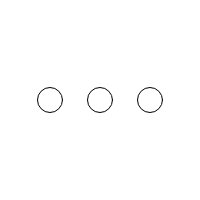
Frame 1 (no input)
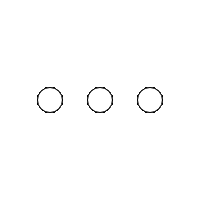
Frame 60 (no input)
Frame 120 (the mouse pressed at the canvas centre since frame 60): identical to frame 60, image omitted

The p5.js sketch that drew these frames (run headless with seeded random() and noise() and a simulated clock; from frame 60 on, the mouse is pressed at the canvas centre):

// p5.js sketch
// ── sketch.js
function setup() {
  createCanvas(200,200);
}

function draw() {
  // draw our ellipses based on the 'width' variable which
  // reports the current width of the canvas element we are
  // working with
  ellipse(width/4, height/2, 25, 25);
  ellipse(width/2, height/2, 25, 25);
  ellipse(width/4*3, height/2, 25, 25);
}
